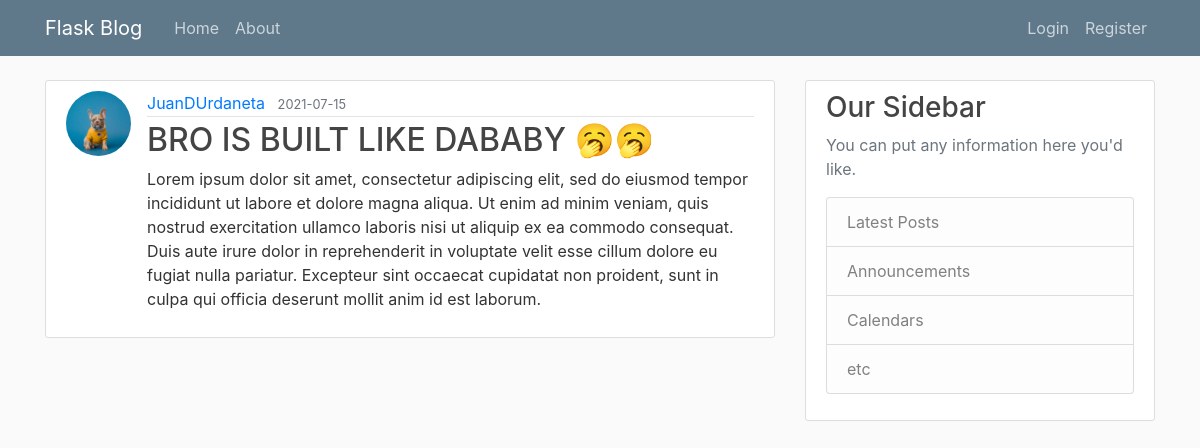
/post/6, run on an earlier commit of the app's database.
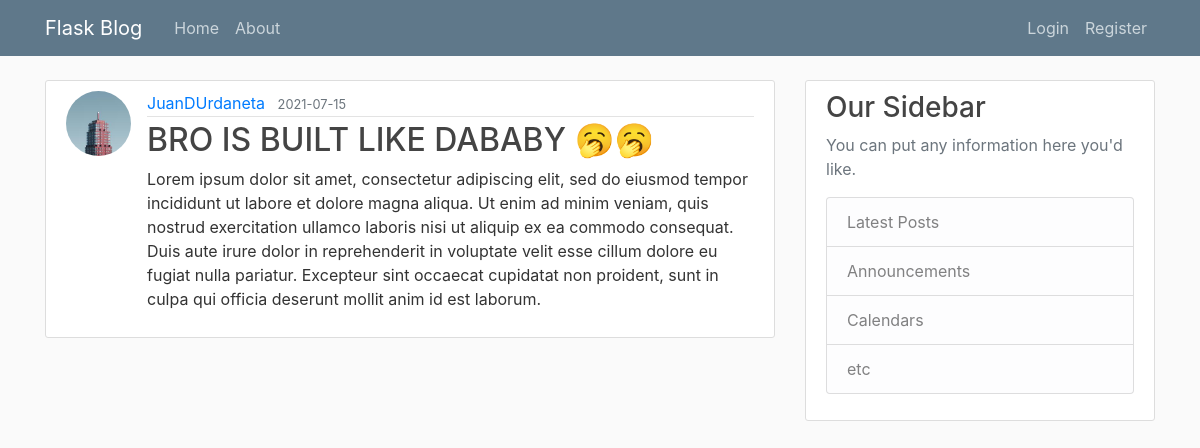
And on a later commit of the database.
### flaskblog/models.py (models this page shows, shortened)
class User(db.Model, UserMixin):
    id = db.Column(db.Integer, primary_key=True)
    username = db.Column(db.String(20), unique=True, nullable=False)
    email = db.Column(db.String(120), unique=True, nullable=False)
    image_file = db.Column(db.String(20), nullable=False, default='default.jpg')
    password = db.Column(db.String(60), nullable=False)
    posts = db.relationship('Post', backref='author', lazy=True)

### flaskblog/posts/routes.py (the view)
@posts.route("/post/<int:post_id>")
def post(post_id):
    post = Post.query.get_or_404(post_id)
    return render_template('post.html', title=post.title, post=post)

### flaskblog/templates/post.html (shortened to what this page needs)
{% extends "layout.html" %} {% block content %}
<article class="media content-section">
  <img
    src="{{url_for('static', filename='profile_pics/'+ post.author.image_file )}}"
    class="rounded-circle article-img"
  />
  <div class="media-body">
    <div class="article-metadata">
      <a class="mr-2" href="{{url_for('users.user_posts', username=post.author.username)}}">{{ post.author.username }}</a>
      <small class="text-muted"
        >{{ post.date_posted.strftime('%Y-%m-%d') }}</small
      >
    </div>
    <h2 class="article-title">{{ post.title }}</h2>
    <p class="article-content">{{ post.content }}</p>
  </div>
</article>
{% endblock content %}

What changed in the data, as far as the page shows it:
changed User "JuanDUrdaneta": image_file: picture added in place of a placeholder
